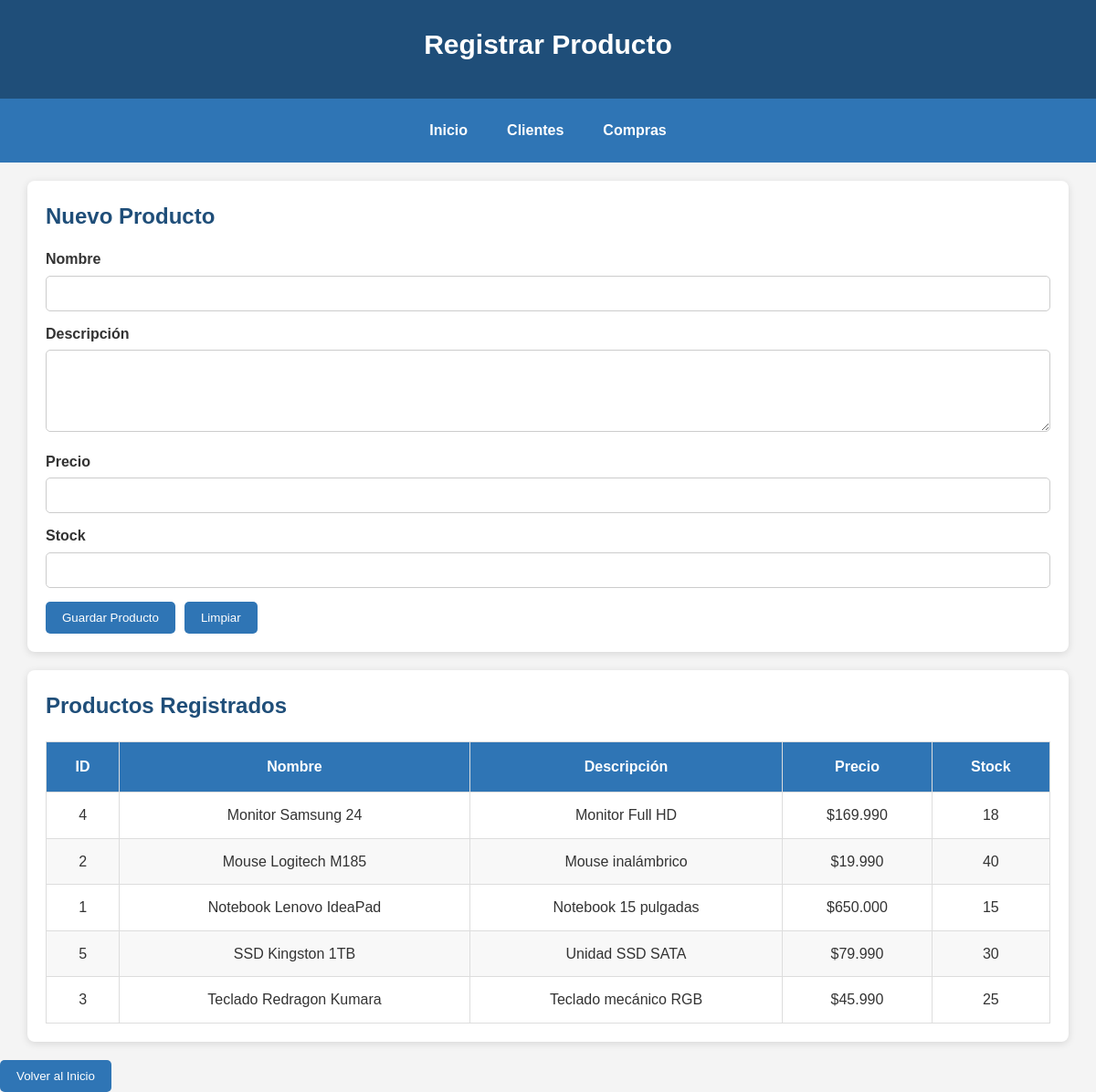
Screenshot of /registrarProducto.php with the database file from the repository.
### tables this page shows
CREATE TABLE PRODUCTO(
    id_producto INT AUTO_INCREMENT PRIMARY KEY,
    nombre VARCHAR(100) NOT NULL,
    descripcion VARCHAR(250) NOT NULL,
    precio DECIMAL(10,2) NOT NULL,
    stock INT NOT NULL DEFAULT 0
);

### registrarProducto.php (the view, shortened to what this page needs)
<?php
require_once(__DIR__ . "/includes/configSesion.php");
$sqlProductos = "
SELECT
    id_producto,
    nombre,
    descripcion,
    precio,
    stock
FROM PRODUCTO
ORDER BY nombre
";
$resultadoProductos = $conexion->query($sqlProductos);
?>
<!DOCTYPE html>
<html lang="es">
<head>
    <link rel="stylesheet" href="styles.css">
</head>
<body>
<header>
    <h1>Registrar Producto</h1>
</header>
<nav class="menuPrincipal">
    <a href="index.php">Inicio</a>
    <a href="registrarCliente.php">Clientes</a>
    <a href="registrarCompra.php">Compras</a>
</nav>
<section>
    <h2>Nuevo Producto</h2>
    <form method="POST"
          action="registrarProducto.php"
          onsubmit="return validarProducto();">
        <label for="nombre">Nombre</label>
        <input type="text"
               id="nombre"
               name="nombre"
               maxlength="100"
               required>
        <label for="descripcion">Descripción</label>
        <textarea id="descripcion"
                  name="descripcion"
                  rows="4"
                  required></textarea>
        <label for="precio">Precio</label>
        <input type="number"
               id="precio"
               name="precio"
               min="1"
               step="1"
               required>
        <label for="stock">Stock</label>
        <input type="number"
               id="stock"
               name="stock"
               min="0"
               required>
        <div class="botonesFormulario">
            <button type="submit">Guardar Producto</button>
            <button type="reset">Limpiar</button>
        </div>
    </form>
</section>
<section>
    <h2>Productos Registrados</h2>
    <?php if ($resultadoProductos && $resultadoProductos->num_rows > 0) { ?>
        <table class="tablaCarrito">
            <thead>
                <tr>
                    <th>ID</th>
                    <th>Nombre</th>
                    <th>Descripción</th>
                    <th>Precio</th>
                    <th>Stock</th>
                </tr>
            </thead>
            <tbody>
                <?php while ($producto = $resultadoProductos->fetch_assoc()) { ?>
                    <tr>
                        <td><?= $producto["id_producto"] ?></td>
                        <td>
                            <?= htmlspecialchars($producto["nombre"]) ?>
                        </td>
                        <td>
                            <?= htmlspecialchars($producto["descripcion"]) ?>
                        </td>
                        <td>
                            $<?= number_format($producto["precio"], 0, ",", ".") ?>
                        </td>
                        <td>
                            <?= $producto["stock"] ?>
                        </td>
                    </tr>
                <?php } ?>
            </tbody>
        </table>
    <?php } else { ?>
        <p>No existen productos registrados.</p>
    <?php } ?>
</section>
<div class="botonesFormulario">
    <a href="index.php">
        <button type="button">
            Volver al Inicio
        </button>
    </a>
</div>
</body>
</html>

### styles.css (style rules this page uses)
* { margin:0; padding:0; box-sizing:border-box; font-family:Arial,Helvetica,sans-serif; }
body { background:#f4f4f4; color:#333; line-height:1.6; }
header { background:#1f4e79; color:#fff; text-align:center; padding:25px; }
header h1 { margin-bottom:10px; font-size:30px; }
.menuPrincipal { display:flex; justify-content:center; align-items:center; gap:15px; flex-wrap:wrap; background:#2f75b5; padding:12px; }
.menuPrincipal a { color:#fff; text-decoration:none; font-weight:bold; padding:10px 14px; border-radius:5px; transition:.3s; }
section { width:95%; max-width:1200px; margin:20px auto; background:#fff; padding:20px; border-radius:8px; box-shadow:0 2px 8px rgba(0,0,0,.12); }
section h2 { margin-bottom:15px; color:#1f4e79; }
label { display:block; margin-top:12px; margin-bottom:5px; font-weight:bold; }
input, select, textarea { width:100%; padding:10px; border:1px solid #ccc; border-radius:5px; font-size:15px; }
textarea { resize:vertical; }
button { background:#2f75b5; color:#fff; border:none; padding:10px 18px; border-radius:5px; cursor:pointer; transition:.3s; }
.botonesFormulario { display:flex; gap:10px; flex-wrap:wrap; margin-top:15px; }
.tablaCarrito { width:100%; border-collapse:collapse; margin-top:20px; background:#fff; }
.tablaCarrito thead { background:#2f75b5; color:#fff; }
.tablaCarrito th { padding:14px; border:1px solid #ddd; text-align:center; }
.tablaCarrito td { padding:12px; border:1px solid #ddd; text-align:center; vertical-align:middle; }
.tablaCarrito tbody tr:nth-child(even) { background:#f8f8f8; }
table { width:100%; }

### rows the page displays
producto: id_producto "4", nombre "Monitor Samsung 24", descripcion "Monitor Full HD", precio "169.990", stock "18"
producto: id_producto "2", nombre "Mouse Logitech M185", descripcion "Mouse inalámbrico", precio "19.990", stock "40"
producto: id_producto "1", nombre "Notebook Lenovo IdeaPad", descripcion "Notebook 15 pulgadas", precio "650.000", stock "15"
producto: id_producto "5", nombre "SSD Kingston 1TB", descripcion "Unidad SSD SATA", precio "79.990", stock "30"
producto: id_producto "3", nombre "Teclado Redragon Kumara", descripcion "Teclado mecánico RGB", precio "45.990", stock "25"
